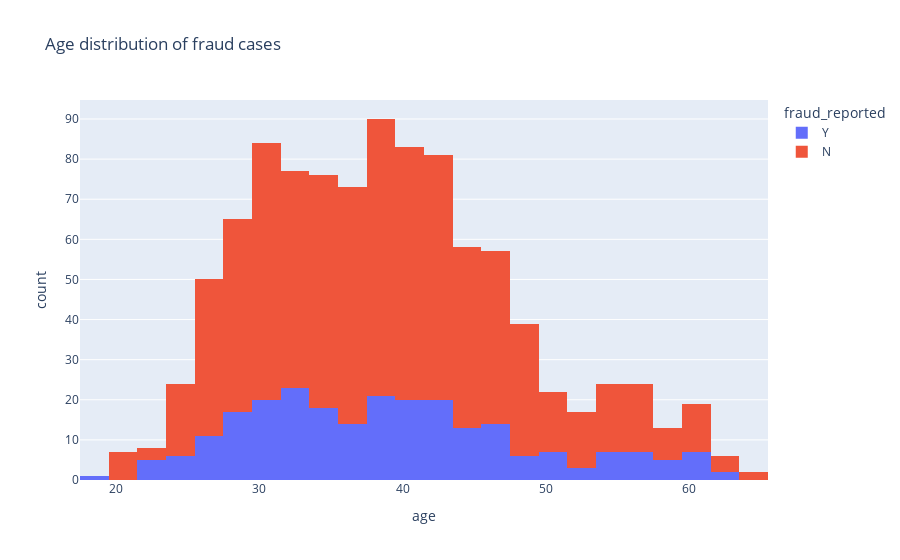

The notebook cell saved with this chart:
### Code cell
#histogram to check Age distribution of fraud cases
px.histogram(df,x='age',color='fraud_reported', title = 'Age distribution of fraud cases')

### Figure 1 — Plotly figure (JSON) as saved in the notebook; plotly's stock layout.template omitted (floating-point values rounded to 4 significant figures; data arrays with more than 128 entries replaced by an {"elided": "..."} marker saying what was removed)
{"data": [{"alignmentgroup": "True", "bingroup": "x", "hovertemplate": "fraud_reported=Y<br>age=%{x}<br>count=%{y}<extra></extra>", "legendgroup": "Y", "marker": {"color": "#636efa", "pattern": {"shape": ""}}, "name": "Y", "offsetgroup": "Y", "orientation": "v", "showlegend": true, "type": "histogram", "x": {"elided": "247 int values"}, "xaxis": "x", "yaxis": "y"}, {"alignmentgroup": "True", "bingroup": "x", "hovertemplate": "fraud_reported=N<br>age=%{x}<br>count=%{y}<extra></extra>", "legendgroup": "N", "marker": {"color": "#EF553B", "pattern": {"shape": ""}}, "name": "N", "offsetgroup": "N", "orientation": "v", "showlegend": true, "type": "histogram", "x": {"elided": "753 int values"}, "xaxis": "x", "yaxis": "y"}], "layout": {"autosize": true, "barmode": "relative", "legend": {"title": {"text": "fraud_reported"}, "tracegroupgap": 0}, "title": {"text": "Age distribution of fraud cases"}, "xaxis": {"anchor": "y", "autorange": true, "domain": [0, 1], "range": [17.5, 65.5], "title": {"text": "age"}, "type": "linear"}, "yaxis": {"anchor": "x", "autorange": true, "domain": [0, 1], "range": [0, 94.74], "title": {"text": "count"}}}}
